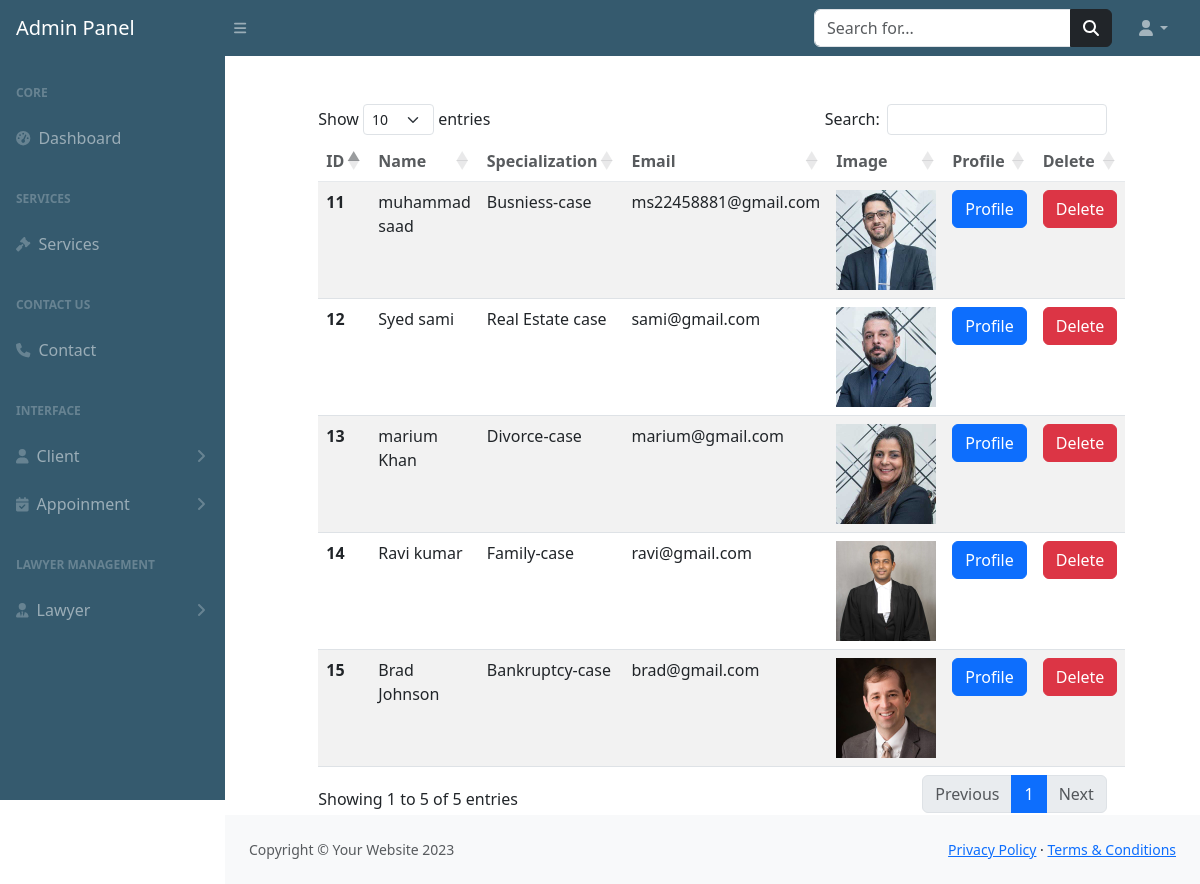
/admin-panel/viewlawyer.php (signed in), run on the app's committed database.
### tables this page shows
CREATE TABLE `lawyer` (
  `id` int(255) NOT NULL,
  `name` varchar(255) NOT NULL,
  `case` int(255) NOT NULL,
  `email` varchar(255) NOT NULL,
  `password` varchar(255) NOT NULL,
  `phone` int(255) NOT NULL,
  `experience` varchar(255) NOT NULL,
  `address` text NOT NULL,
  `image` varchar(255) NOT NULL
);

CREATE TABLE `cases` (
  `cid` int(255) NOT NULL,
  `case_name` varchar(255) NOT NULL
);

### admin-panel/viewlawyer.php (the view, shortened to what this page needs)
<?php
include("includes/header.php");
include("includes/topbar.php");
include("includes/sidebar.php");
include("../config.php");
$select="SELECT *FROM `lawyer` as l inner join `cases` as c on l.case = c.cid";
$query=mysqli_query($connection,$select);
if (mysqli_num_rows($query)>0) {
?>
<div class="container mt-5">
<div class="row justify-content-center">
    <div class="col-xl-10 col-lg-12 col-md-9">
    <table id="example" class="table table-striped" style="width:100%">
        <thead class="bg-warning p-2 text-dark bg-opacity-10" style="opacity: 75%;">
            <tr>
            <th scope="col">ID</th>
            <th scope="col">Name</th>
            <th scope="col">Specialization</th>
            <th scope="col">Email</th>
            <th scope="col">Image</th>
            <th scope="col">Profile</th>
            <th scope="col">Delete</th>
            </tr>
        </thead>
        <tbody>
            <?php
            while ($data=mysqli_fetch_assoc($query)) {
            ?>
            <tr>
            <th scope="row"><?php echo $data['id']?></th>
            <td><?php echo $data['name']?></td>
            <td><?php echo $data['case_name']?></td>
            <td><?php echo $data['email']?></td>
            <td><img src="<?php echo 'image/'. $data['image']?>" width="100px" height="100px" alt=""></td>
            <td ><a href="profilelawyer.php?id=<?php echo $data['id']?>" class="btn btn-primary">Profile</a></td>
            <td ><a href="deletelawyer.php?id=<?php echo $data['id']?>"  class="btn btn-danger">Delete</a></td>
        </tr>
       <?php
}
}
            ?>
        </tbody>
    </table>
    </div>
</div>
</div>
<?php
include("includes/footer.php");
?>
</body>
</html>

### data on the page
lawyer: id "11", name "muhammad saad", case.case_name "Busniess-case", email "ms22458881@gmail.com", image (picture)
lawyer: id "12", name "Syed sami", case.case_name "Real Estate case", email "sami@gmail.com", image (picture)
lawyer: id "13", name "marium Khan", case.case_name "Divorce-case", email "marium@gmail.com", image (picture)
lawyer: id "14", name "Ravi kumar", case.case_name "Family-case", email "ravi@gmail.com", image (picture)
lawyer: id "15", name "Brad Johnson", case.case_name "Bankruptcy-case", email "brad@gmail.com", image (picture)
